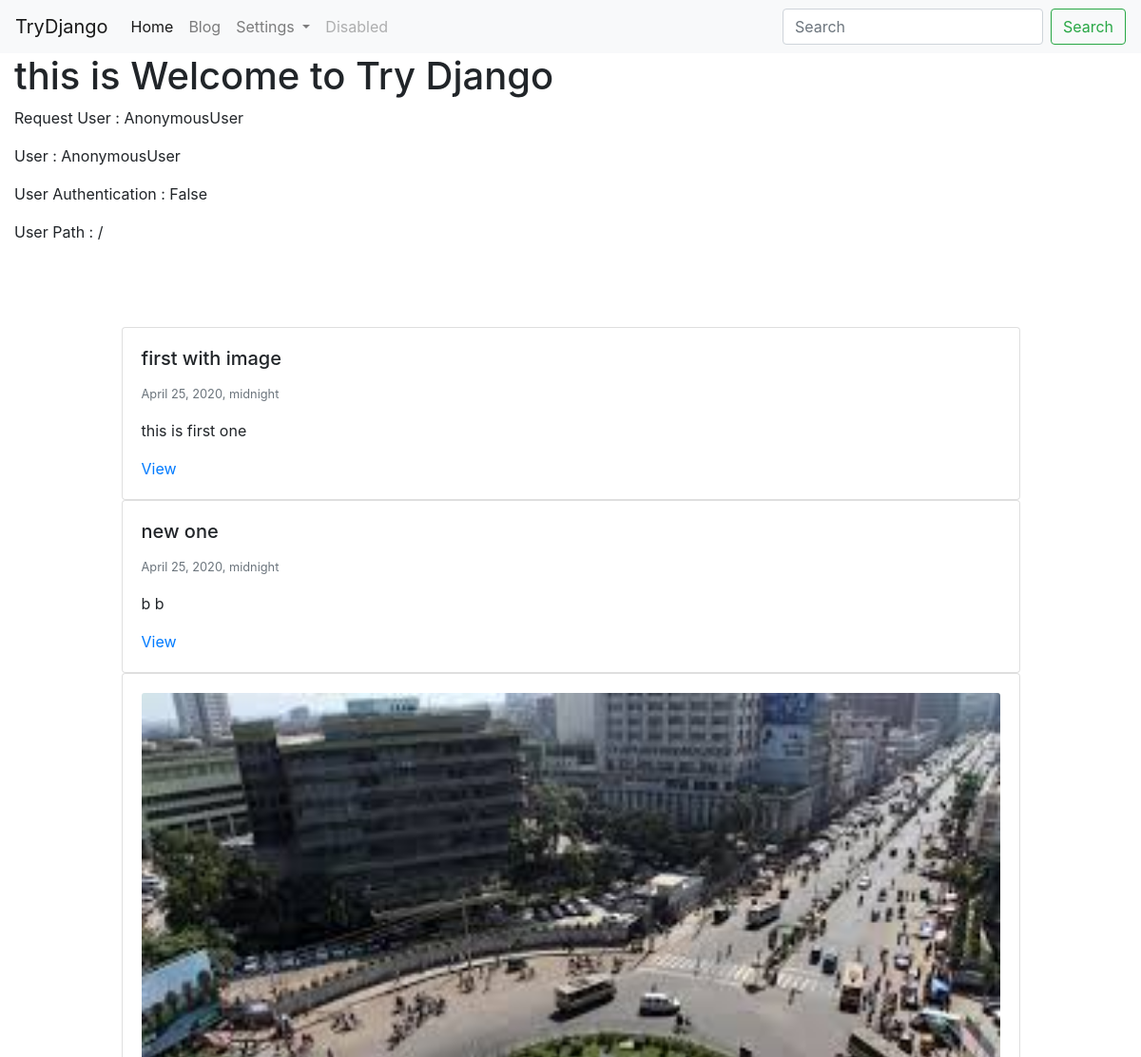
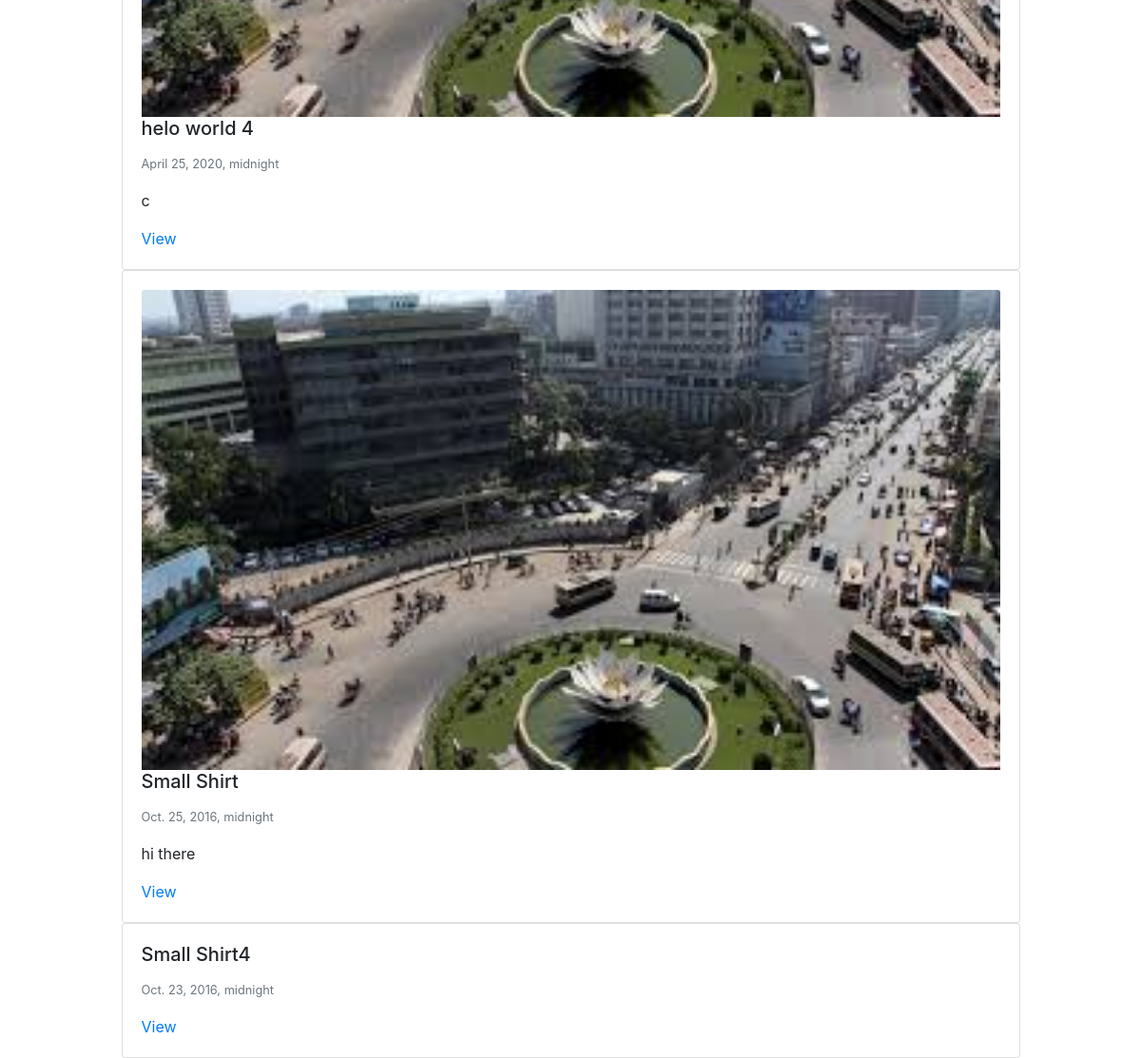
The page / on the database its author committed (2 pictures, top to bottom).
### blog/models.py (models this page shows, shortened)
class BlogPost(models.Model):   #blogpost_set -> queryset
    user = models.ForeignKey(User, default=1, null=True, on_delete=models.SET_NULL) #on_delete=models.CASCADE (if user will delete then all will delete)
    image = models.ImageField(upload_to='image/', blank=True, null=True)
    title = models.CharField(max_length=120)
    slug = models.SlugField(unique=True) # hello world->hello-world
    content = models.TextField(null=True,blank=True)
    publish_date = models.DateTimeField(auto_now=False, auto_now_add=False, null=True, blank=True)
    timestamp = models.DateTimeField(auto_now_add=True)
    updated = models.DateTimeField(auto_now=True)
    objects = BlogPostManager()
    class Meta:
        ordering = ['-publish_date', '-updated', '-timestamp', '-pk']
    def get_absolute_url(self):
        return f"/blog/{self.slug}"

### tryDjango/views.py (the view)
# urls.py: path('', home_page),
def home_page(request):
    qs = BlogPost.objects.all()[:5]
    context = {'title':'Welcome to Try Django','blog_list':qs}
    return render(request,'home.html',context)

### blog/models.py (called while the page is built)
    def get_queryset(self):
        now = timezone.now()
        return BlogPostQuerySet(self.model, using=self._db)

### templates/home.html (shortened to what this page needs)
{% extends 'base.html' %}
{% block content %}
<h1>this is {{ title }}</h1>
<p>Request User : {{ request.user }}</p>
<p>User : {{ user }}</p>
<p>User Authentication :  {{ user.is_authenticated }}</p>
<p>User Path : {{ request.path }}</p>
<br>
<br>
<br>
{% for a in blog_list %}
    {% include 'blog/list-inline.html' with blog_post=a truncate=True details=False %}
{% endfor %}
{% endblock content %}

### templates/base.html (shortened to what this page needs)
<!doctype html>
<html lang="en">
  <head>
    <link rel="stylesheet" href="https://stackpath.bootstrapcdn.com/bootstrap/4.4.1/css/bootstrap.min.css">
  </head>
  <body>
    {% include 'navbar.html' %}
    <div class="container-fluid">
      {% block content %}
      {% endblock content %}
    </div>
      </body>
</html>

### templates/navbar.html (shortened to what this page needs)
<nav class="navbar navbar-expand-lg navbar-light bg-light">
    <a class="navbar-brand" href="/">TryDjango</a>
    <div class="collapse navbar-collapse" id="navbarSupportedContent">
      <ul class="navbar-nav mr-auto">
        <li class="nav-item active">
          <a class="nav-link" href="/">Home <span class="sr-only">(current)</span></a>
        </li>
        <li class="nav-item">
          <a class="nav-link" href="/blog">Blog</a>
        </li>
        <li class="nav-item dropdown">
          <a class="nav-link dropdown-toggle" href="#" id="navbarDropdown" role="button" data-toggle="dropdown" aria-haspopup="true" aria-expanded="false">
            Settings
          </a>
        </li>
        <li class="nav-item">
          <a class="nav-link disabled" href="#" tabindex="-1" aria-disabled="true">Disabled</a>
        </li>
      </ul>
      <form class="form-inline my-2 my-lg-0" action='/searches/'>
        <input class="form-control mr-sm-2" type="search" name="q" placeholder="Search" aria-label="Search">
        <button class="btn btn-outline-success my-2 my-sm-0" type="submit">Search</button>
      </form>
    </div>
  </nav>

### blog/templates/blog/list-inline.html (shortened to what this page needs)
<div class="col-12 col-md-10 md-3 mx-auto">
    <div class="card {% if not blog_post.publish_date %} border border-warning text-dark {% endif %}">
        <div class="card-body">
            {% if blog_post.image %}
                <a href="{{ blog_post.get_absolute_url }}">
                    <img src="{{ blog_post.image.url }}" alt="" class="card-img-top">
                </a>
            {% endif %}
            <h5 class="card-title">{{ blog_post.title }}</h5>
            <p class="card-text">
                <small class="text-muted">{{ blog_post.publish_date }}</small>
                {% if truncate %}
                    {{ blog_post.content|linebreaks|truncatewords:30 }}
                {% else %}
                    {{ blog_post.content|linebreaks}}
                {% endif %}
            </p>
            {% if not details %}
                <a href="{{ blog_post.get_absolute_url }}">View</a>
            {% endif %}
        </div>
    </div>
</div>

### rows shown on the page
BlogPost: title "first with image", publish_date "April 25, 2020, midnight", content "this is first one"
BlogPost: title "new one", publish_date "April 25, 2020, midnight", content "b b"
BlogPost: image (picture), title "helo world 4", publish_date "April 25, 2020, midnight", content "c"
BlogPost: image (picture), title "Small Shirt", publish_date "Oct. 25, 2016, midnight", content "hi there"
BlogPost: title "Small Shirt4", publish_date "Oct. 23, 2016, midnight"

### other values the page prints
{{ title }} "Welcome to Try Django"
{{ request.user }} "AnonymousUser"
{{ user }} "AnonymousUser"
{{ user.is_authenticated }} "False"
{{ request.path }} "/"
